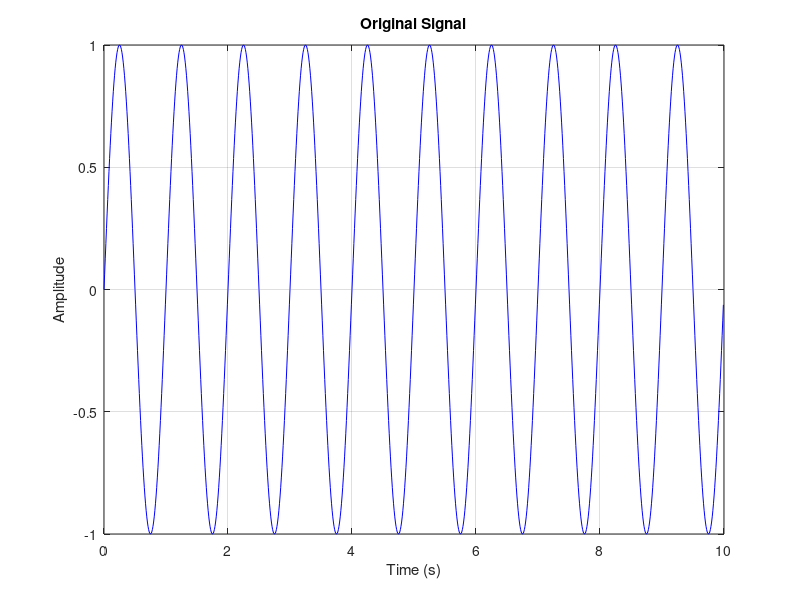

Here is the MATLAB script that generated this plot:
% Original Signal
clc;
clear;
close all;

% กำหนดตัวแปร
N = 1000;
fs = 100;
n = 0:N-1;
t = n/fs;

% สร้างสัญญาณต้นฉบับ
s4 = sin(2*pi*1*n/fs);

% แสดงกราฟ
figure;
plot(t,s4,'b');
xlabel('Time (s)');
ylabel('Amplitude');
title('Original Signal');
grid on;
